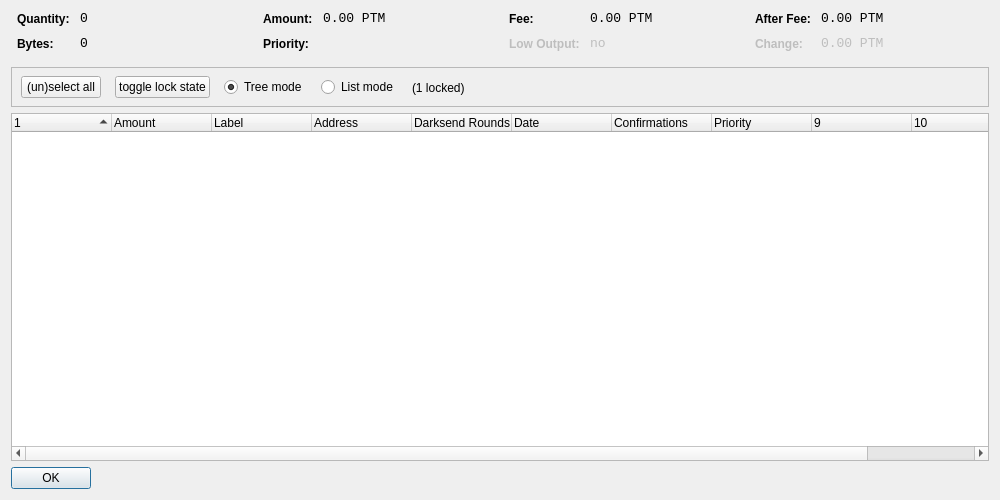
<?xml version="1.0" encoding="UTF-8"?>
<ui version="4.0">
 <class>CoinControlDialog</class>
 <widget class="QDialog" name="CoinControlDialog">
  <property name="geometry">
   <rect>
    <x>0</x>
    <y>0</y>
    <width>1000</width>
    <height>500</height>
   </rect>
  </property>
  <property name="windowTitle">
   <string>Coin Control</string>
  </property>
  <layout class="QVBoxLayout" name="verticalLayout">
   <item>
    <layout class="QHBoxLayout" name="horizontalLayoutTop" stretch="0,0,0,0">
     <property name="topMargin">
      <number>0</number>
     </property>
     <property name="bottomMargin">
      <number>10</number>
     </property>
     <item>
      <layout class="QFormLayout" name="formLayoutCoinControl1">
       <property name="horizontalSpacing">
        <number>10</number>
       </property>
       <property name="verticalSpacing">
        <number>10</number>
       </property>
       <property name="leftMargin">
        <number>6</number>
       </property>
       <property name="rightMargin">
        <number>6</number>
       </property>
       <item row="0" column="0">
        <widget class="QLabel" name="labelCoinControlQuantityText">
         <property name="styleSheet">
          <string notr="true">font-weight:bold;</string>
         </property>
         <property name="text">
          <string>Quantity:</string>
         </property>
        </widget>
       </item>
       <item row="0" column="1">
        <widget class="QLabel" name="labelCoinControlQuantity">
         <property name="font">
          <font>
           <family>Monospace</family>
           <pointsize>10</pointsize>
          </font>
         </property>
         <property name="cursor">
          <cursorShape>IBeamCursor</cursorShape>
         </property>
         <property name="contextMenuPolicy">
          <enum>Qt::ActionsContextMenu</enum>
         </property>
         <property name="text">
          <string notr="true">0</string>
         </property>
         <property name="textInteractionFlags">
          <set>Qt::LinksAccessibleByMouse|Qt::TextSelectableByKeyboard|Qt::TextSelectableByMouse</set>
         </property>
        </widget>
       </item>
       <item row="1" column="0">
        <widget class="QLabel" name="labelCoinControlBytesText">
         <property name="styleSheet">
          <string notr="true">font-weight:bold;</string>
         </property>
         <property name="text">
          <string>Bytes:</string>
         </property>
        </widget>
       </item>
       <item row="1" column="1">
        <widget class="QLabel" name="labelCoinControlBytes">
         <property name="font">
          <font>
           <family>Monospace</family>
           <pointsize>10</pointsize>
          </font>
         </property>
         <property name="cursor">
          <cursorShape>IBeamCursor</cursorShape>
         </property>
         <property name="contextMenuPolicy">
          <enum>Qt::ActionsContextMenu</enum>
         </property>
         <property name="text">
          <string notr="true">0</string>
         </property>
         <property name="textInteractionFlags">
          <set>Qt::LinksAccessibleByMouse|Qt::TextSelectableByKeyboard|Qt::TextSelectableByMouse</set>
         </property>
        </widget>
       </item>
      </layout>
     </item>
     <item>
      <layout class="QFormLayout" name="formLayoutCoinControl2">
       <property name="horizontalSpacing">
        <number>10</number>
       </property>
       <property name="verticalSpacing">
        <number>10</number>
       </property>
       <property name="leftMargin">
        <number>6</number>
       </property>
       <property name="rightMargin">
        <number>6</number>
       </property>
       <item row="0" column="0">
        <widget class="QLabel" name="labelCoinControlAmountText">
         <property name="styleSheet">
          <string notr="true">font-weight:bold;</string>
         </property>
         <property name="text">
          <string>Amount:</string>
         </property>
        </widget>
       </item>
       <item row="0" column="1">
        <widget class="QLabel" name="labelCoinControlAmount">
         <property name="font">
          <font>
           <family>Monospace</family>
           <pointsize>10</pointsize>
          </font>
         </property>
         <property name="cursor">
          <cursorShape>IBeamCursor</cursorShape>
         </property>
         <property name="contextMenuPolicy">
          <enum>Qt::ActionsContextMenu</enum>
         </property>
         <property name="text">
          <string notr="true">0.00 PTM</string>
         </property>
         <property name="textInteractionFlags">
          <set>Qt::LinksAccessibleByMouse|Qt::TextSelectableByKeyboard|Qt::TextSelectableByMouse</set>
         </property>
        </widget>
       </item>
       <item row="1" column="0">
        <widget class="QLabel" name="labelCoinControlPriorityText">
         <property name="styleSheet">
          <string notr="true">font-weight:bold;</string>
         </property>
         <property name="text">
          <string>Priority:</string>
         </property>
        </widget>
       </item>
       <item row="1" column="1">
        <widget class="QLabel" name="labelCoinControlPriority">
         <property name="font">
          <font>
           <family>Monospace</family>
           <pointsize>10</pointsize>
          </font>
         </property>
         <property name="cursor">
          <cursorShape>IBeamCursor</cursorShape>
         </property>
         <property name="contextMenuPolicy">
          <enum>Qt::ActionsContextMenu</enum>
         </property>
         <property name="text">
          <string/>
         </property>
         <property name="textInteractionFlags">
          <set>Qt::LinksAccessibleByMouse|Qt::TextSelectableByKeyboard|Qt::TextSelectableByMouse</set>
         </property>
        </widget>
       </item>
      </layout>
     </item>
     <item>
      <layout class="QFormLayout" name="formLayoutCoinControl3">
       <property name="horizontalSpacing">
        <number>10</number>
       </property>
       <property name="verticalSpacing">
        <number>10</number>
       </property>
       <property name="leftMargin">
        <number>6</number>
       </property>
       <property name="rightMargin">
        <number>6</number>
       </property>
       <item row="0" column="0">
        <widget class="QLabel" name="labelCoinControlFeeText">
         <property name="styleSheet">
          <string notr="true">font-weight:bold;</string>
         </property>
         <property name="text">
          <string>Fee:</string>
         </property>
        </widget>
       </item>
       <item row="0" column="1">
        <widget class="QLabel" name="labelCoinControlFee">
         <property name="font">
          <font>
           <family>Monospace</family>
           <pointsize>10</pointsize>
          </font>
         </property>
         <property name="cursor">
          <cursorShape>IBeamCursor</cursorShape>
         </property>
         <property name="contextMenuPolicy">
          <enum>Qt::ActionsContextMenu</enum>
         </property>
         <property name="text">
          <string notr="true">0.00 PTM</string>
         </property>
         <property name="textInteractionFlags">
          <set>Qt::LinksAccessibleByMouse|Qt::TextSelectableByKeyboard|Qt::TextSelectableByMouse</set>
         </property>
        </widget>
       </item>
       <item row="1" column="0">
        <widget class="QLabel" name="labelCoinControlLowOutputText">
         <property name="enabled">
          <bool>false</bool>
         </property>
         <property name="styleSheet">
          <string notr="true">font-weight:bold;</string>
         </property>
         <property name="text">
          <string>Low Output:</string>
         </property>
        </widget>
       </item>
       <item row="1" column="1">
        <widget class="QLabel" name="labelCoinControlLowOutput">
         <property name="enabled">
          <bool>false</bool>
         </property>
         <property name="font">
          <font>
           <family>Monospace</family>
           <pointsize>10</pointsize>
          </font>
         </property>
         <property name="cursor">
          <cursorShape>IBeamCursor</cursorShape>
         </property>
         <property name="contextMenuPolicy">
          <enum>Qt::ActionsContextMenu</enum>
         </property>
         <property name="text">
          <string notr="true">no</string>
         </property>
         <property name="textInteractionFlags">
          <set>Qt::LinksAccessibleByMouse|Qt::TextSelectableByKeyboard|Qt::TextSelectableByMouse</set>
         </property>
        </widget>
       </item>
      </layout>
     </item>
     <item>
      <layout class="QFormLayout" name="formLayoutCoinControl4">
       <property name="horizontalSpacing">
        <number>10</number>
       </property>
       <property name="verticalSpacing">
        <number>10</number>
       </property>
       <property name="leftMargin">
        <number>6</number>
       </property>
       <property name="rightMargin">
        <number>6</number>
       </property>
       <item row="0" column="0">
        <widget class="QLabel" name="labelCoinControlAfterFeeText">
         <property name="styleSheet">
          <string notr="true">font-weight:bold;</string>
         </property>
         <property name="text">
          <string>After Fee:</string>
         </property>
        </widget>
       </item>
       <item row="0" column="1">
        <widget class="QLabel" name="labelCoinControlAfterFee">
         <property name="font">
          <font>
           <family>Monospace</family>
           <pointsize>10</pointsize>
          </font>
         </property>
         <property name="cursor">
          <cursorShape>IBeamCursor</cursorShape>
         </property>
         <property name="contextMenuPolicy">
          <enum>Qt::ActionsContextMenu</enum>
         </property>
         <property name="text">
          <string notr="true">0.00 PTM</string>
         </property>
         <property name="textInteractionFlags">
          <set>Qt::LinksAccessibleByMouse|Qt::TextSelectableByKeyboard|Qt::TextSelectableByMouse</set>
         </property>
        </widget>
       </item>
       <item row="1" column="0">
        <widget class="QLabel" name="labelCoinControlChangeText">
         <property name="enabled">
          <bool>false</bool>
         </property>
         <property name="styleSheet">
          <string notr="true">font-weight:bold;</string>
         </property>
         <property name="text">
          <string>Change:</string>
         </property>
        </widget>
       </item>
       <item row="1" column="1">
        <widget class="QLabel" name="labelCoinControlChange">
         <property name="enabled">
          <bool>false</bool>
         </property>
         <property name="font">
          <font>
           <family>Monospace</family>
           <pointsize>10</pointsize>
          </font>
         </property>
         <property name="cursor">
          <cursorShape>IBeamCursor</cursorShape>
         </property>
         <property name="contextMenuPolicy">
          <enum>Qt::ActionsContextMenu</enum>
         </property>
         <property name="text">
          <string notr="true">0.00 PTM</string>
         </property>
         <property name="textInteractionFlags">
          <set>Qt::LinksAccessibleByMouse|Qt::TextSelectableByKeyboard|Qt::TextSelectableByMouse</set>
         </property>
        </widget>
       </item>
      </layout>
     </item>
    </layout>
   </item>
   <item>
    <widget class="QFrame" name="frame">
     <property name="minimumSize">
      <size>
       <width>0</width>
       <height>40</height>
      </size>
     </property>
     <property name="frameShape">
      <enum>QFrame::StyledPanel</enum>
     </property>
     <property name="frameShadow">
      <enum>QFrame::Sunken</enum>
     </property>
     <widget class="QWidget" name="horizontalLayoutWidget">
      <property name="geometry">
       <rect>
        <x>10</x>
        <y>0</y>
        <width>781</width>
        <height>41</height>
       </rect>
      </property>
      <layout class="QHBoxLayout" name="horizontalLayoutPanel" stretch="0,0,0,0,0">
       <property name="spacing">
        <number>14</number>
       </property>
       <item>
        <widget class="QPushButton" name="pushButtonSelectAll">
         <property name="sizePolicy">
          <sizepolicy hsizetype="Maximum" vsizetype="Fixed">
           <horstretch>0</horstretch>
           <verstretch>0</verstretch>
          </sizepolicy>
         </property>
         <property name="text">
          <string>(un)select all</string>
         </property>
        </widget>
       </item>
        <item>
         <widget class="QPushButton" name="pushButtonToggleLock">
          <property name="sizePolicy">
           <sizepolicy hsizetype="Maximum" vsizetype="Fixed">
            <horstretch>0</horstretch>
            <verstretch>0</verstretch>
           </sizepolicy>
          </property>
          <property name="text">
           <string>toggle lock state</string>
          </property>
          <property name="autoDefault">
           <bool>false</bool>
          </property>
         </widget>
        </item>
       <item>
        <widget class="QRadioButton" name="radioTreeMode">
         <property name="sizePolicy">
          <sizepolicy hsizetype="Maximum" vsizetype="Fixed">
           <horstretch>0</horstretch>
           <verstretch>0</verstretch>
          </sizepolicy>
         </property>
         <property name="text">
          <string>Tree mode</string>
         </property>
         <property name="checked">
          <bool>true</bool>
         </property>
        </widget>
       </item>
       <item>
        <widget class="QRadioButton" name="radioListMode">
         <property name="sizePolicy">
          <sizepolicy hsizetype="Maximum" vsizetype="Fixed">
           <horstretch>0</horstretch>
           <verstretch>0</verstretch>
          </sizepolicy>
         </property>
         <property name="text">
          <string>List mode</string>
         </property>
        </widget>
       </item>
        <item>
         <widget class="QLabel" name="labelLocked">
          <property name="text">
           <string>(1 locked)</string>
          </property>
         </widget>
        </item>
       <item>
        <spacer name="horizontalSpacer">
         <property name="orientation">
          <enum>Qt::Horizontal</enum>
         </property>
         <property name="sizeHint" stdset="0">
          <size>
           <width>40</width>
           <height>20</height>
          </size>
         </property>
        </spacer>
       </item>
      </layout>
     </widget>
    </widget>
   </item>
   <item>
    <widget class="CoinControlTreeWidget" name="treeWidget">
     <property name="contextMenuPolicy">
      <enum>Qt::CustomContextMenu</enum>
     </property>
     <property name="sortingEnabled">
      <bool>false</bool>
     </property>
     <property name="columnCount">
      <number>11</number>
     </property>
     <attribute name="headerShowSortIndicator" stdset="0">
      <bool>true</bool>
     </attribute>
     <attribute name="headerStretchLastSection">
      <bool>false</bool>
     </attribute>
     <column>
      <property name="text">
       <string/>
      </property>
     </column>
     <column>
      <property name="text">
       <string>Amount</string>
      </property>
     </column>
     <column>
      <property name="text">
       <string>Label</string>
      </property>
     </column>
     <column>
      <property name="text">
       <string>Address</string>
      </property>
     </column>
     <column>
      <property name="text">
       <string>Darksend Rounds</string>
      </property>
    </column>
     <column>
      <property name="text">
       <string>Date</string>
      </property>
     </column>
     <column>
      <property name="text">
       <string>Confirmations</string>
      </property>
      <property name="toolTip">
       <string>Confirmed</string>
      </property>
     </column>
     <column>
      <property name="text">
       <string>Priority</string>
      </property>
     </column>
     <column>
      <property name="text">
       <string/>
      </property>
     </column>
     <column>
      <property name="text">
       <string/>
      </property>
     </column>
     <column>
      <property name="text">
       <string/>
      </property>
     </column>
     <column>
      <property name="text">
       <string/>
      </property>
     </column>
    </widget>
   </item>
   <item>
    <widget class="QDialogButtonBox" name="buttonBox">
     <property name="sizePolicy">
      <sizepolicy hsizetype="Maximum" vsizetype="Fixed">
       <horstretch>0</horstretch>
       <verstretch>0</verstretch>
      </sizepolicy>
     </property>
     <property name="orientation">
      <enum>Qt::Horizontal</enum>
     </property>
     <property name="standardButtons">
      <set>QDialogButtonBox::Ok</set>
     </property>
    </widget>
   </item>
  </layout>
 </widget>
 <customwidgets>
  <customwidget>
   <class>CoinControlTreeWidget</class>
   <extends>QTreeWidget</extends>
   <header>coincontroltreewidget.h</header>
  </customwidget>
 </customwidgets>
 <resources/>
 <connections/>
</ui>
